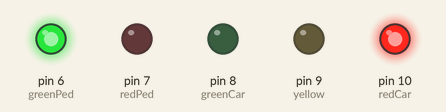
Simulated run of this sketch. Board: Arduino Uno, built with avr-gcc and run on an emulated ATmega328P. On the bench: output pins drawn as LEDs (lit = HIGH).

Above: at 0.1 s.
At 6.1 s:
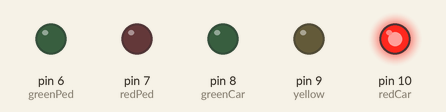
At 12.1 s:
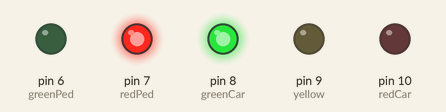
At 29.1 s:
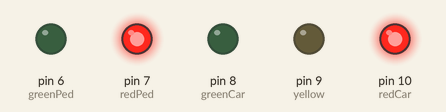
At 37.1 s:
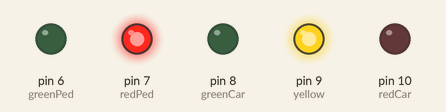
Timing chart, 0 to 38.6 s (numbered marks = the images above):
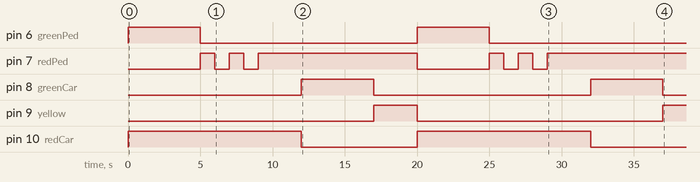

Measured:
- by itself, pin 6 (greenPed), pin 8 (greenCar): alternates HIGH for 5.0 s and LOW for 15.0 s
- by itself, pin 7 (redPed): LOW → HIGH at 5.0 s, → LOW 1.0 s later, → HIGH 1.0 s later, → LOW 1.0 s later, … (11 changes in this stretch)
- by itself, pin 9 (yellow): LOW → HIGH at 17.0 s, → LOW 3.0 s later, → HIGH 17.0 s later
- by itself, pin 10 (redCar): alternates HIGH for 12.0 s and LOW for 8.0 s

The sketch:

trafficLamp.ino
```cpp
int redCar = 10;
int yellow = 9;
int greenCar = 8;
int redPed = 7;
int greenPed = 6;


void setup() {
  pinMode(redCar, OUTPUT);
  pinMode(greenCar, OUTPUT);
  pinMode(redPed, OUTPUT);
  pinMode(greenPed, OUTPUT);
  pinMode(yellow, OUTPUT);
}

void loop(){

  digitalWrite(greenPed, HIGH);
  digitalWrite(redCar, HIGH);
  delay(5000);

   digitalWrite(greenPed, LOW);
    digitalWrite(redPed, HIGH);
    delay(1000);
     digitalWrite(redPed, LOW);
    delay(1000);
     digitalWrite(redPed, HIGH);
    delay(1000);
     digitalWrite(redPed, LOW);
    delay(1000);
     digitalWrite(redPed, HIGH);
    delay(3000);
    digitalWrite(redCar, LOW);
     digitalWrite(greenCar, HIGH);
    delay(5000);
    digitalWrite(greenCar, LOW);
    digitalWrite(yellow, HIGH);
delay(3000);
  digitalWrite(yellow, LOW);
  digitalWrite(redPed, LOW);
}
```
